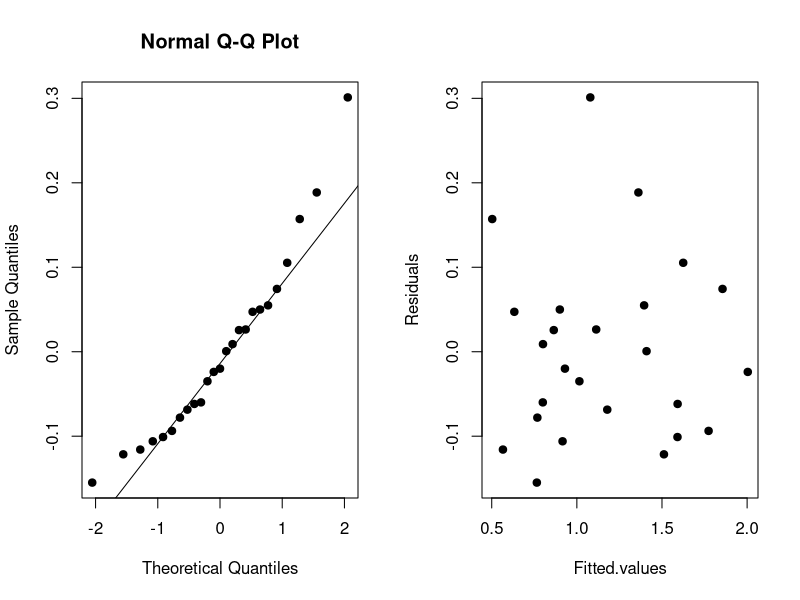
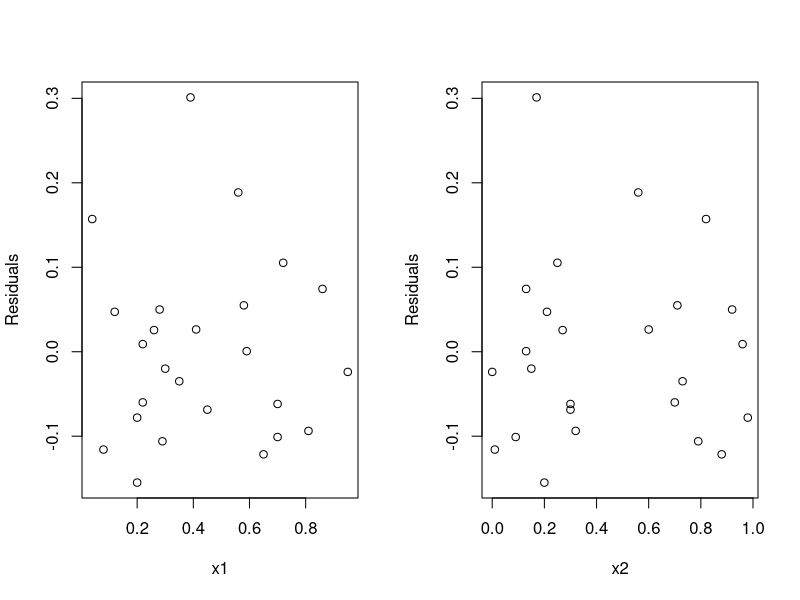

The R source for these figures, in order: (Note: this script raises an error after producing the figures.)
# -----------------------------------------------------------------------------
#   MULTI LINEAR REGRESSION
# -----------------------------------------------------------------------------

# LOOK IN LINEAR REGRESSION DOCUMENT / TITLE, ADD ANOTHER ONE, OR LOOK IN BOOK, IDK

# FROM HANSEN ---------------------

# 6) Multi linear regression -----
### p value ----
tobs <- 13.42
df <- 25
2 * (1 - (pt(abs(tobs), df)))
### Summary på data + konfidence interval ----
D <- data.frame(
  x1 = c(0.58, 0.86, 0.29, 0.20, 0.56, 0.28, 0.08, 0.41, 0.22,
         0.35, 0.59, 0.22, 0.26, 0.12, 0.65, 0.70, 0.30, 0.70,
         0.39, 0.72, 0.45, 0.81, 0.04, 0.20, 0.95),
  x2 = c(0.71, 0.13, 0.79, 0.20, 0.56, 0.92, 0.01, 0.60, 0.70,
         0.73, 0.13, 0.96, 0.27, 0.21, 0.88, 0.30, 0.15, 0.09,
         0.17, 0.25, 0.30, 0.32, 0.82, 0.98, 0.00),
  y = c(1.45, 1.93, 0.81, 0.61, 1.55, 0.95, 0.45, 1.14, 0.74,
        0.98, 1.41, 0.81, 0.89, 0.68, 1.39, 1.53, 0.91, 1.49,
        1.38, 1.73, 1.11, 1.68, 0.66, 0.69, 1.98))
fit <- lm(y ~ x1 + x2, data = D)
summary(fit)
#Confidence interval
confint(fit)

### Residual analysis ----
#definer data som fit.
par(mfrow = c(1, 2))
qqnorm(fit$residuals, pch = 19)
qqline(fit$residuals)
plot(fit$fitted.values, fit$residuals, pch = 19,
     xlab = "Fitted.values", ylab = "Residuals")
plot(D$x1, fit$residuals, xlab = "x1", ylab = "Residuals")
plot(D$x2, fit$residuals, xlab = "x2", ylab = "Residuals")

### Plot confidence band and prediction band ----
x1new <- seq(0, 1, by = 0.01)
pred <- predict(fit, newdata = data.frame(x1 = x1new),
                interval = "prediction")
conf <- predict(fit, newdata = data.frame(x1 = x1new),
                interval = "confidence")
plot(x1new, pred[, "fit"], type = "l", ylim = c(0.1, 2.4),
     xlab = "x1", ylab = "Prediction")
lines(x1new, conf[, "lwr"], col = "green", lty = 2)
lines(x1new, conf[, "upr"], col = "green", lty = 2)
lines(x1new, pred[, "lwr"], col = "red", lty = 2)
lines(x1new, pred[, "upr"], col = "red", lty = 2)
legend("topleft", c("Prediction", "Confidence band", "Prediction band"),
       lty = c(1, 2, 2), col = c(1, 3, 2), cex = 0.7)

### Plot data ----
par(mfrow = c(1, 2))
plot(D$x1, D$y, xlab = "x1", ylab = "y")
plot(D$x2, D$y, xlab = "x1", ylab = "y")
